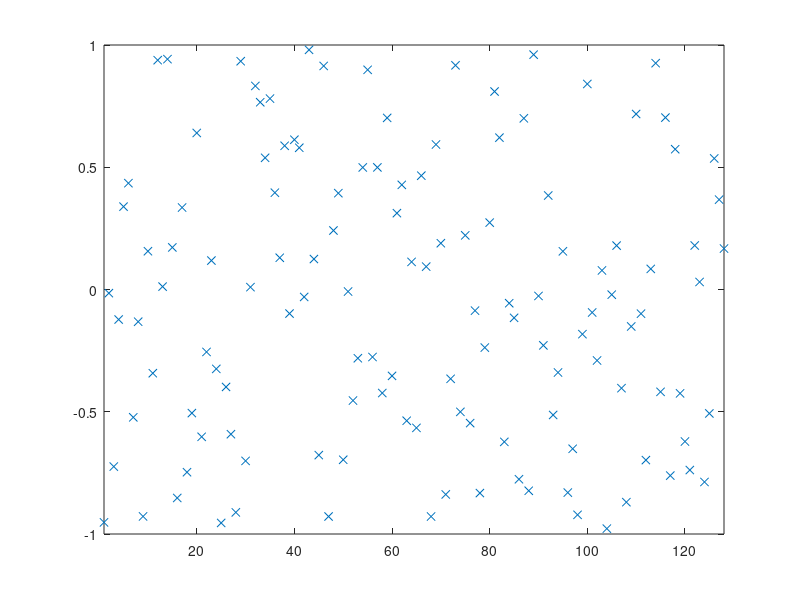

Here is the MATLAB script that generated this plot: (Note: this script raises an error after producing the figure.)
% script <a href="matlab:RC_OddEvenRC_MergeSortTest">RC_OddEvenRC_MergeSortTest</a>
% Test <a href="matlab:help RC_OddEvenRC_MergeSort">RC_OddEvenRC_MergeSort</a> on a random set of data.
% Renaissance Codebase, https://github.com/tbewley/RC/NRchap07
% Copyright 2023 by Thomas Bewley, distributed under BSD 3-Clause License. 

n=2^7; D=2*rand(n,1)-1; close all, plot(D(:,1),'x'), axis([1 n -1 1]), pause(0.5)
[D,index]=RC_OddEvenRC_MergeSort(D,1,n); plot(D(:,1),'x'), axis([1 n -1 1])

% end script RC_OddEvenRC_MergeSortTest
